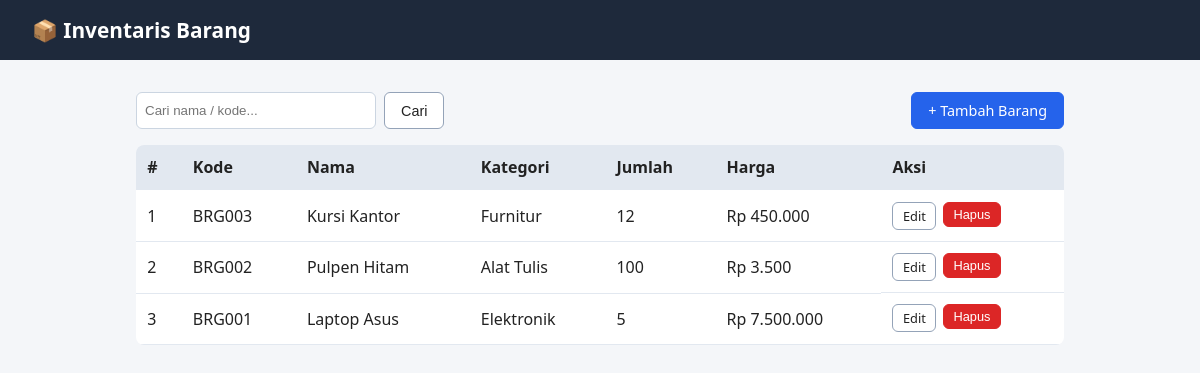
The page / on the database its author committed.
### tables this page shows
CREATE TABLE barang (
  id INT UNSIGNED AUTO_INCREMENT PRIMARY KEY,
  kode_barang VARCHAR(20) NOT NULL UNIQUE,
  nama_barang VARCHAR(100) NOT NULL,
  kategori_id INT UNSIGNED NOT NULL,
  jumlah INT UNSIGNED NOT NULL DEFAULT 0,
  harga DECIMAL(12,2) NOT NULL DEFAULT 0,
  created_at TIMESTAMP DEFAULT CURRENT_TIMESTAMP,
  CONSTRAINT fk_barang_kategori FOREIGN KEY (kategori_id)
    REFERENCES kategori(id) ON UPDATE CASCADE ON DELETE RESTRICT
);

CREATE TABLE kategori (
  id INT UNSIGNED AUTO_INCREMENT PRIMARY KEY,
  nama_kategori VARCHAR(50) NOT NULL UNIQUE
);

### functions.php (called while the page is built, shortened)
<?php
function e($v): string { return htmlspecialchars((string)$v, ENT_QUOTES, 'UTF-8'); }
function rupiah($n): string { return 'Rp ' . number_format((float)$n, 0, ',', '.'); }

### index.php (the view, shortened to what this page needs)
<?php
require_once 'config/database.php';
require_once 'includes/functions.php';
$q = trim($_GET['q'] ?? '');
$sql = 'SELECT b.id, b.kode_barang, b.nama_barang, k.nama_kategori, b.jumlah, b.harga
        FROM barang b
        INNER JOIN kategori k ON b.kategori_id = k.id';
$params = [];
$sql .= ' ORDER BY b.id DESC';
$stmt = $pdo->prepare($sql);
$stmt->execute($params);
$rows = $stmt->fetchAll();
require 'includes/header.php';
?>
<div class="toolbar">
  <form method="get" class="search">
    <input type="text" name="q" placeholder="Cari nama / kode..." value="<?= e($q) ?>">
    <button class="btn">Cari</button>
  </form>
  <a href="create.php" class="btn primary">+ Tambah Barang</a>
</div>
<table>
  <thead>
    <tr><th>#</th><th>Kode</th><th>Nama</th><th>Kategori</th><th>Jumlah</th><th>Harga</th><th>Aksi</th></tr>
  </thead>
  <tbody>
  <?php foreach ($rows as $i => $r): ?>
    <tr>
      <td><?= $i + 1 ?></td>
      <td><?= e($r['kode_barang']) ?></td>
      <td><?= e($r['nama_barang']) ?></td>
      <td><?= e($r['nama_kategori']) ?></td>
      <td><?= e($r['jumlah']) ?></td>
      <td><?= e(rupiah($r['harga'])) ?></td>
      <td class="aksi">
        <a href="edit.php?id=<?= e($r['id']) ?>" class="btn small">Edit</a>
        <form method="post" action="delete.php" onsubmit="return confirm('Hapus barang ini?')">
          <button class="btn small danger">Hapus</button>
        </form>
      </td>
    </tr>
  <?php endforeach; ?>
  </tbody>
</table>
<?php require 'includes/footer.php'; ?>

### header.php (shortened to what this page needs)
<?php require_once __DIR__ . '/functions.php'; ?>
<!DOCTYPE html>
<html lang="id">
<head>
  <link rel="stylesheet" href="assets/style.css">
</head>
<body>
<header><h1>📦 Inventaris Barang</h1></header>
<main>

### footer.php
</main>
</body>
</html>

### style.css (style rules this page uses)
* { box-sizing:border-box }
body { font-family:system-ui,sans-serif;margin:0;background:#f4f6f9;color:#222 }
header { background:#1e293b;color:#fff;padding:1rem 2rem }
header h1 { margin:0;font-size:1.3rem }
main { max-width:960px;margin:2rem auto;padding:0 1rem }
.toolbar { display:flex;justify-content:space-between;gap:1rem;margin-bottom:1rem;flex-wrap:wrap }
.search { display:flex;gap:.5rem }
input,select { padding:.5rem;border:1px solid #cbd5e1;border-radius:6px;width:100% }
.search input { width:240px }
table { width:100%;border-collapse:collapse;background:#fff;border-radius:8px;overflow:hidden }
th,td { padding:.7rem;text-align:left;border-bottom:1px solid #e2e8f0 }
th { background:#e2e8f0 }
.btn { display:inline-block;padding:.5rem 1rem;border:1px solid #94a3b8;border-radius:6px;background:#fff;color:#222;text-decoration:none;cursor:pointer;font-size:.9rem }
.btn.primary { background:#2563eb;color:#fff;border-color:#2563eb }
.btn.danger { background:#dc2626;color:#fff;border-color:#dc2626 }
.btn.small { padding:.25rem .6rem;font-size:.8rem }
.aksi { display:flex;gap:.4rem }
.aksi form { margin:0 }

### rows shown on the page
barang: kode_barang "BRG003", nama_barang "Kursi Kantor", kategori.nama_kategori "Furnitur", jumlah "12", harga "Rp 450.000"
barang: kode_barang "BRG002", nama_barang "Pulpen Hitam", kategori.nama_kategori "Alat Tulis", jumlah "100", harga "Rp 3.500"
barang: kode_barang "BRG001", nama_barang "Laptop Asus", kategori.nama_kategori "Elektronik", jumlah "5", harga "Rp 7.500.000"
